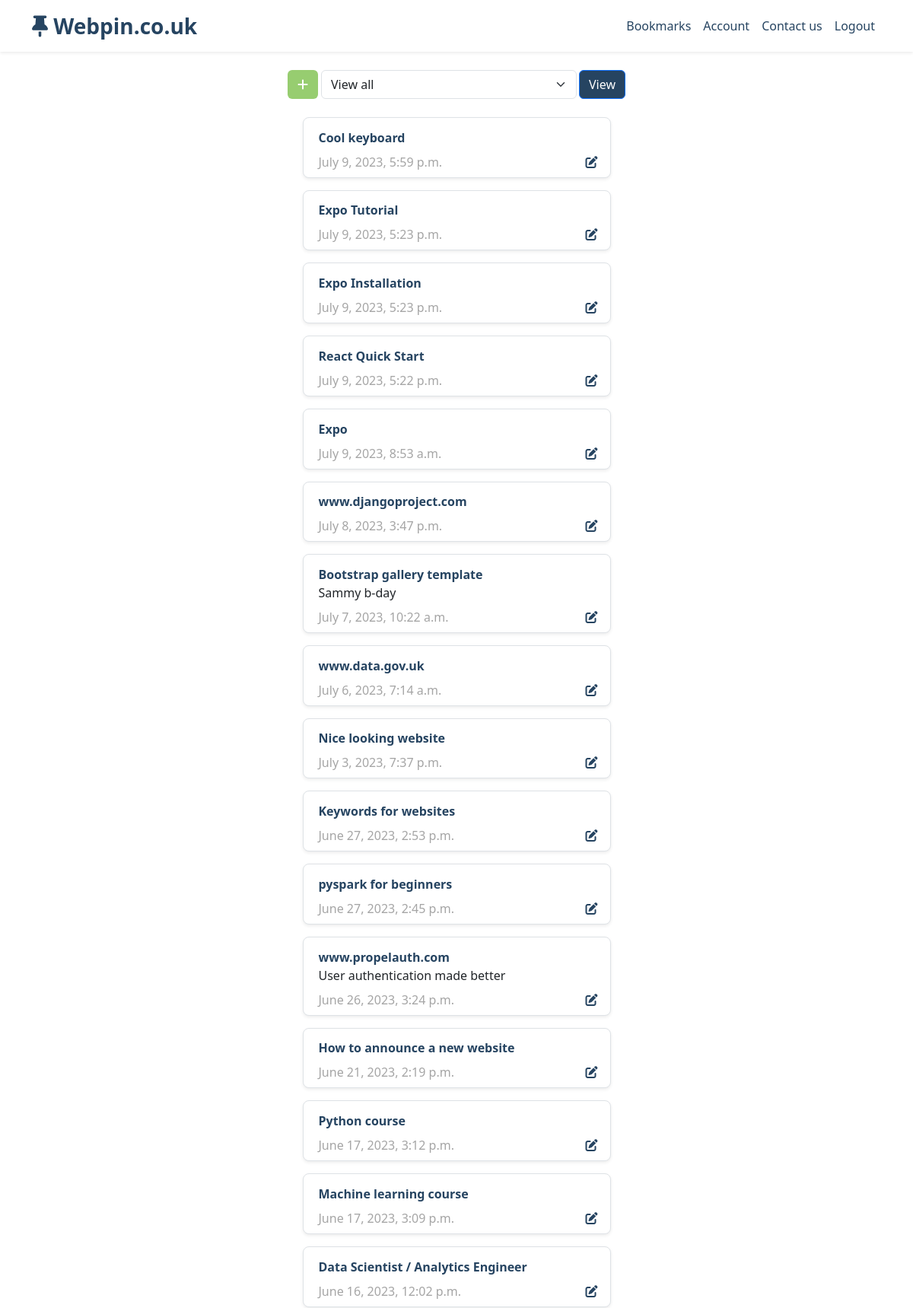
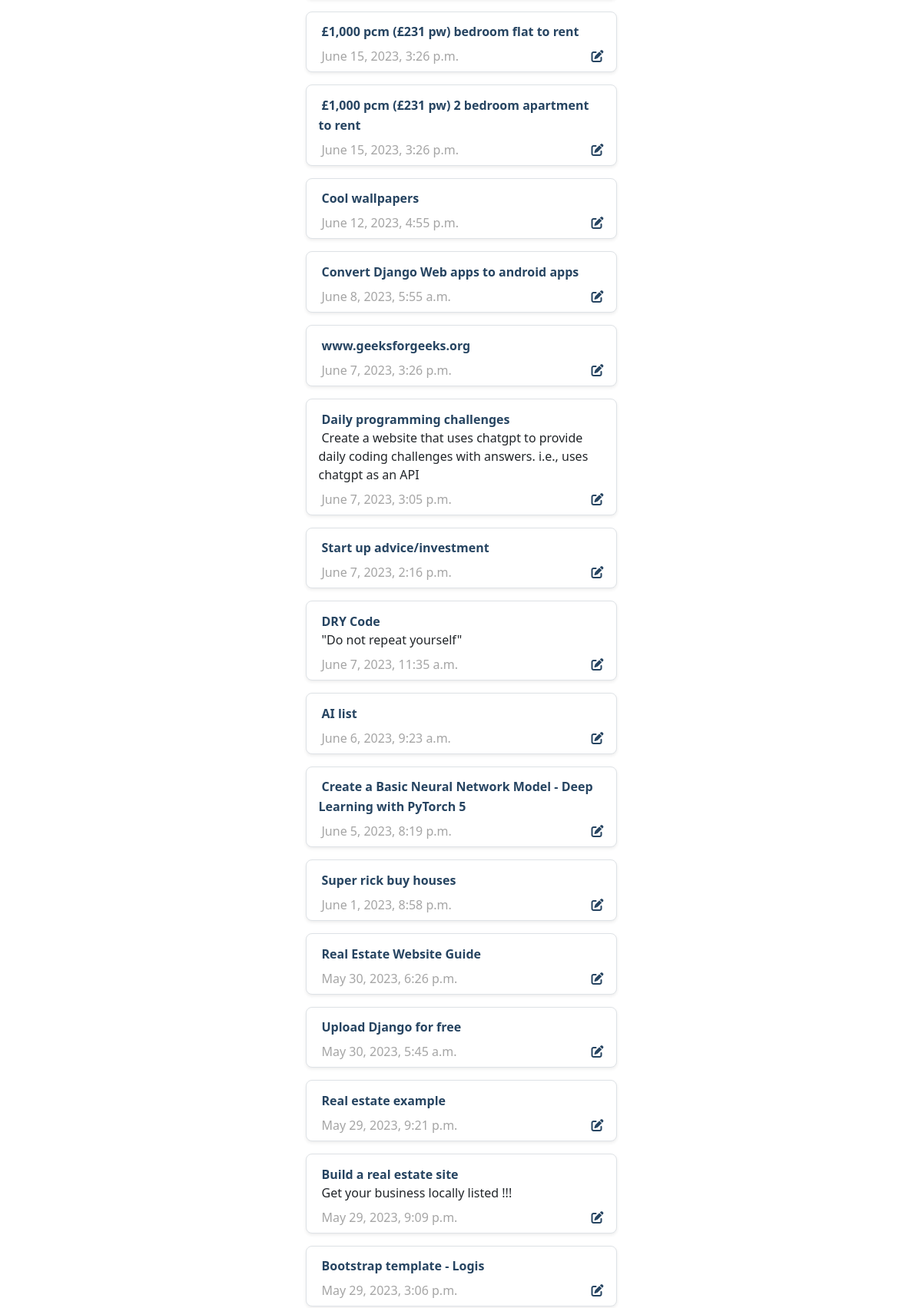
The app's page /bookmarks (signed in, upper part) with its own data (2 pictures, top to bottom).
### bookmarks_main/models.py (models this page shows, shortened)
class Saved_Bookmarks(models.Model):
    bookmark_title = models.CharField(max_length=500, null=True, blank=False)
    bookmark_address = models.CharField(max_length=1_000)
    bookmark_notes = models.CharField(max_length=100_000, null=True, blank=False)
    bookmark_catagory = models.CharField(max_length=250, null=True, blank=False)
    bookmark_save_date = models.DateTimeField(auto_now_add=True)
    author = models.ForeignKey(User, on_delete=models.CASCADE)

### bookmarks_main/views.py (the view, shortened to what this page needs)
# urls.py: path('bookmarks', views.userhome, name='home-page'),
@login_required(login_url="/members/login_user")
def userhome(request):
    context = {}
    bookmarks = Saved_Bookmarks.objects.filter(author=request.user.id).order_by('-bookmark_save_date')
    all_user_bookmarks = Saved_Bookmarks.objects.filter(author=request.user.id)
    all_user_bookmarks_list = list(all_user_bookmarks)
    if len(all_user_bookmarks_list) >= 1: context['all_user_bookmarks_list'] = True
    if request.method == 'POST' and 'delete_all_bookmarks' in request.POST:
        all_user_bookmarks.delete()
        return redirect(request.META['HTTP_REFERER'])
    context['bookmarks'] = bookmarks
    if bookmarks.exists():
        context['bookmark_exist'] = 'User has bookmarks'
    bookmark_list = [bookmark for bookmark in bookmarks]
    catagories = list(set([entry.bookmark_catagory for entry in bookmark_list if entry.bookmark_catagory != '']))
    context['catagories'] = catagories
    return render(request, 'bookmarks_main/index.html', context)

### bookmarks_main/templates/bookmarks_main/index.html (shortened to what this page needs)
{% extends './template.html' %}
{% block content %}
    <nav class="navbar navbar-light" id="anchor">
        <div class="container-fluid justify-content-center">
            <button class="btn fs-6 fw-bold me-1" id="addbutton" style="background-color: rgb(151,205,112); color: white;" width="100%" type="button" data-bs-toggle="modal" data-bs-target="#SubmitNewBookmarkModal"><i class="fa-solid fa-plus"></i></button>
            <form method="post">
                <div class="input-group" id="categorybar">
                    <select class="form-select me-1 rounded" aria-label="Default select example" name="selected_bookmark_catagory" value="Select category">
                        <option selected>View all</option>
                    </select>
                    <input class="btn btn-primary rounded" style="background-color: #264461" type="submit" name="select_catagory" value="View">
                </div>
            </form>
        </div>
    </nav>
        {% if bookmark_exist %}
        {% else %}
            {% load static %}
        {% endif %}
    {% if bookmark_exist %}
    <div class="row mb-3 d-flex justify-content-center">
        <div class="order-lg-1 order-md-1 ms-3 me-3" style="width: 405px;">
                {% for bookmark in bookmarks %}
                    <form method="post">
                            <a href="{{bookmark.bookmark_address}}" target="_blank" rel="noopener noreferrer" style="text-decoration: none; color: #264461">
                                <div class="row p-1 mt-3 bg-white d-flex align-items-center shadow-sm border rounded-3">
                                    <div class="row mt-2">
                                        <div class="col-auto">
                                            <span class="align-middle fw-bold ms-1">{{bookmark.bookmark_title}}</span>
                                        </div>
                                    </div>
                                    {% if bookmark.bookmark_notes %}
                                    <div class="row text-dark">
                                        <div class="col-auto text-break overflow-auto">
                                            <span class="ms-1 mt-1" style="max-height:25px;">{{bookmark.bookmark_notes}}</span>
                                        </div>
                                    </div>
                                    {% endif %}
                                    <div class="row-auto mt-1 py-1">
                                            <div class="d-flex justify-content-between">
                                                <span class="ms-1" style="color:rgb(165, 165, 165);">{{bookmark.bookmark_save_date}}</span>
                                                <a href="{% url 'edit-bookmark' bookmark.id %}" style="color: #264461"><i class="fa-solid fa-pen-to-square"></i></a>
                                            </div>
                                    </div>
                                </div>
                            </a>
                    </form>
                {% endfor %}
        </div>
    </div>
    {% endif %}
{% endblock %}

### bookmarks_main/templates/bookmarks_main/index.html (style rules this page uses)
@media (min-width:992px) and (max-width:1200px) { #categorybar { width: 400px; } }
@media screen and (min-width: 1200px) { #categorybar { width: 400px; } }

### records on screen
Saved_Bookmarks: bookmark_title "Cool keyboard", bookmark_save_date "July 9, 2023, 5:59 p.m."
Saved_Bookmarks: bookmark_title "Expo Tutorial", bookmark_save_date "July 9, 2023, 5:23 p.m."
Saved_Bookmarks: bookmark_title "Expo Installation", bookmark_save_date "July 9, 2023, 5:23 p.m."
Saved_Bookmarks: bookmark_title "React Quick Start", bookmark_save_date "July 9, 2023, 5:22 p.m."
Saved_Bookmarks: bookmark_title "Expo", bookmark_save_date "July 9, 2023, 8:53 a.m."
Saved_Bookmarks: bookmark_title "www.djangoproject.com", bookmark_save_date "July 8, 2023, 3:47 p.m."
Saved_Bookmarks: bookmark_title "Bootstrap gallery template", bookmark_notes "Sammy b-day", bookmark_save_date "July 7, 2023, 10:22 a.m."
Saved_Bookmarks: bookmark_title "www.data.gov.uk", bookmark_save_date "July 6, 2023, 7:14 a.m."
Saved_Bookmarks: bookmark_title "Nice looking website", bookmark_save_date "July 3, 2023, 7:37 p.m."
Saved_Bookmarks: bookmark_title "Keywords for websites", bookmark_save_date "June 27, 2023, 2:53 p.m."
Saved_Bookmarks: bookmark_title "pyspark for beginners", bookmark_save_date "June 27, 2023, 2:45 p.m."
Saved_Bookmarks: bookmark_title "www.propelauth.com", bookmark_notes "User authentication made better", bookmark_save_date "June 26, 2023, 3:24 p.m."
Saved_Bookmarks: bookmark_title "How to announce a new website", bookmark_save_date "June 21, 2023, 2:19 p.m."
Saved_Bookmarks: bookmark_title "Python course", bookmark_save_date "June 17, 2023, 3:12 p.m."
Saved_Bookmarks: bookmark_title "Machine learning course", bookmark_save_date "June 17, 2023, 3:09 p.m."
Saved_Bookmarks: bookmark_title "Data Scientist / Analytics Engineer", bookmark_save_date "June 16, 2023, 12:02 p.m."
Saved_Bookmarks: bookmark_title "£1,000 pcm (£231 pw) bedroom flat to rent", bookmark_save_date "June 15, 2023, 3:26 p.m."
Saved_Bookmarks: bookmark_title "£1,000 pcm (£231 pw) 2 bedroom apartment to rent", bookmark_save_date "June 15, 2023, 3:26 p.m."
Saved_Bookmarks: bookmark_title "Cool wallpapers", bookmark_save_date "June 12, 2023, 4:55 p.m."
Saved_Bookmarks: bookmark_title "Convert Django Web apps to android apps", bookmark_save_date "June 8, 2023, 5:55 a.m."
Saved_Bookmarks: bookmark_title "www.geeksforgeeks.org", bookmark_save_date "June 7, 2023, 3:26 p.m."
Saved_Bookmarks: bookmark_title "Daily programming challenges", bookmark_notes "Create a website that uses chatgpt to provide daily coding challenges with answers. i.e., uses chatgpt as an API", bookmark_save_date "June 7, 2023, 3:05 p.m."
Saved_Bookmarks: bookmark_title "Start up advice/investment", bookmark_save_date "June 7, 2023, 2:16 p.m."
Saved_Bookmarks: bookmark_title "DRY Code", bookmark_notes "\"Do not repeat yourself\"", bookmark_save_date "June 7, 2023, 11:35 a.m."
Saved_Bookmarks: bookmark_title "AI list", bookmark_save_date "June 6, 2023, 9:23 a.m."
Saved_Bookmarks: bookmark_title "Create a Basic Neural Network Model - Deep Learning with PyTorch 5", bookmark_save_date "June 5, 2023, 8:19 p.m."
Saved_Bookmarks: bookmark_title "Super rick buy houses", bookmark_save_date "June 1, 2023, 8:58 p.m."
Saved_Bookmarks: bookmark_title "Real Estate Website Guide", bookmark_save_date "May 30, 2023, 6:26 p.m."
Saved_Bookmarks: bookmark_title "Upload Django for free", bookmark_save_date "May 30, 2023, 5:45 a.m."
Saved_Bookmarks: bookmark_title "Real estate example", bookmark_save_date "May 29, 2023, 9:21 p.m."
Saved_Bookmarks: bookmark_title "Build a real estate site", bookmark_notes "Get your business locally listed !!!", bookmark_save_date "May 29, 2023, 9:09 p.m."
Saved_Bookmarks: bookmark_title "Bootstrap template - Logis", bookmark_save_date "May 29, 2023, 3:06 p.m."
